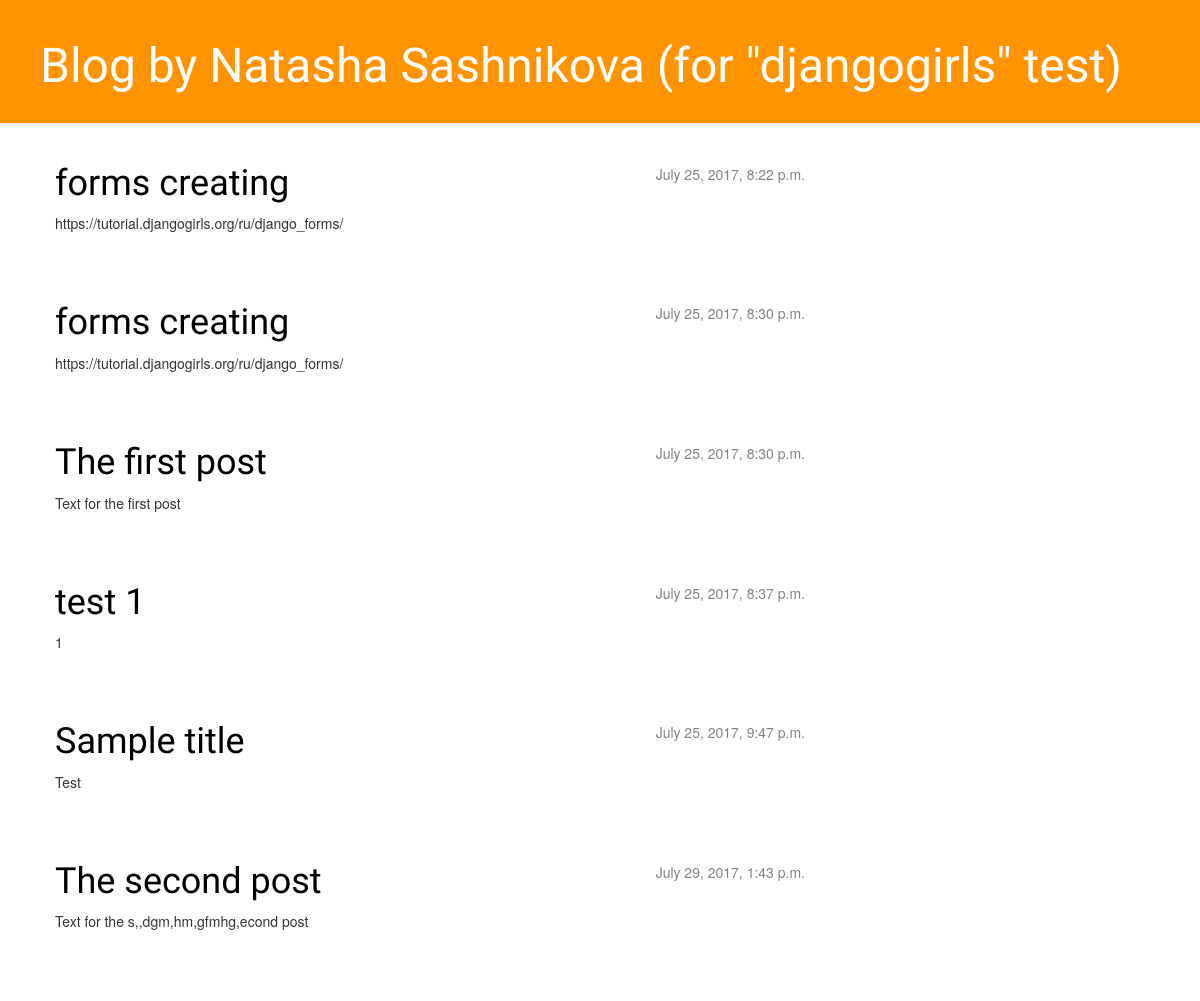
The page / on the database its author committed.
### blog/models.py (models this page shows, shortened)
class Post(models.Model):
    author = models.ForeignKey('auth.User')
    title = models.CharField(max_length=200)
    text = models.TextField()
    created_date = models.DateTimeField(
            default=timezone.now)
    published_date = models.DateTimeField(
            blank=True, null=True)

### blog/views.py (the view)
# urls.py: url(r'^$', views.post_list, name='post_list'),
def post_list(request):
    posts = Post.objects.filter(published_date__lte=timezone.now()).order_by('published_date')
    return render(request, 'blog/post_list.html', {'posts': posts})

### blog/templates/blog/post_list.html
{% extends 'blog/base.html' %}
    {% block content %}
        {% for post in posts %}
            <div class="post">
                <div class="date">
                    {{ post.published_date }}
                </div>
                <h1><a href="{% url 'post_detail' pk=post.pk %}">{{ post.title }}</a></h1>
                <p>{{ post.text|linebreaksbr }}</p>
            </div>
        {% endfor %}
    {% endblock content %}

### blog/static/css/blog.css (style rules this page uses)
h1, h2, h3, h4 { font-family: 'Lobster', cursive; }
.date { float: right; color: #828282; }
.post { margin-bottom: 70px; }
.post h1 a, .post h1 a:visited { color: #000000; }

### rows shown on the page
Post: published_date "July 25, 2017, 8:22 p.m.", title "forms creating", text "https://tutorial.djangogirls.org/ru/django_forms/"
Post: published_date "July 25, 2017, 8:30 p.m.", title "forms creating", text "https://tutorial.djangogirls.org/ru/django_forms/"
Post: published_date "July 25, 2017, 8:30 p.m.", title "The first post", text "Text for the first post"
Post: published_date "July 25, 2017, 8:37 p.m.", title "test 1", text "1"
Post: published_date "July 25, 2017, 9:47 p.m.", title "Sample title", text "Test"
Post: published_date "July 29, 2017, 1:43 p.m.", title "The second post", text "Text for the s,,dgm,hm,gfmhg,econd post"
